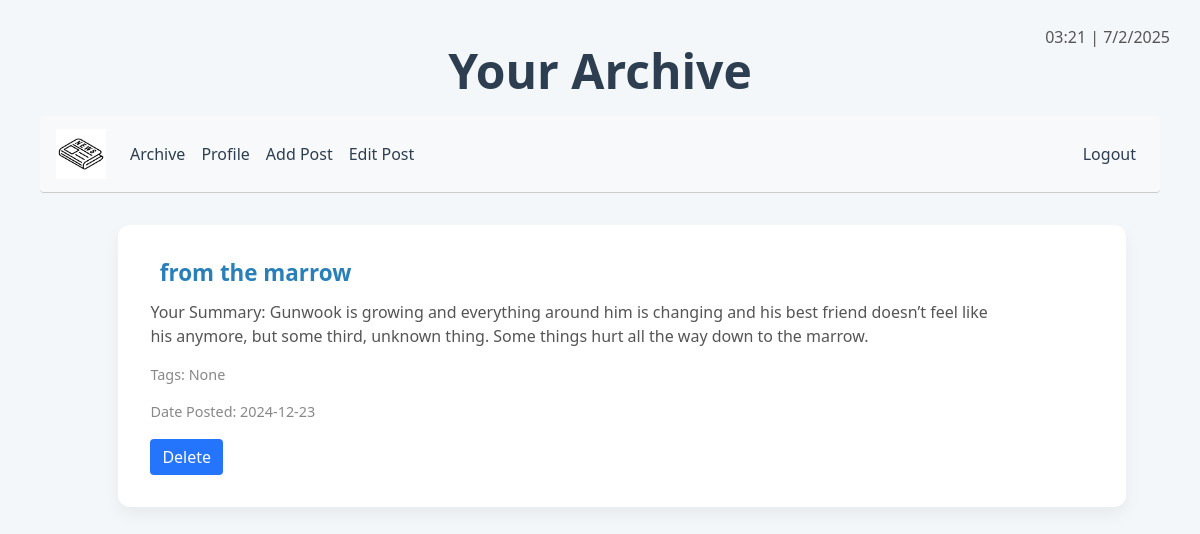
The app's page /pages/ (signed in), older data.
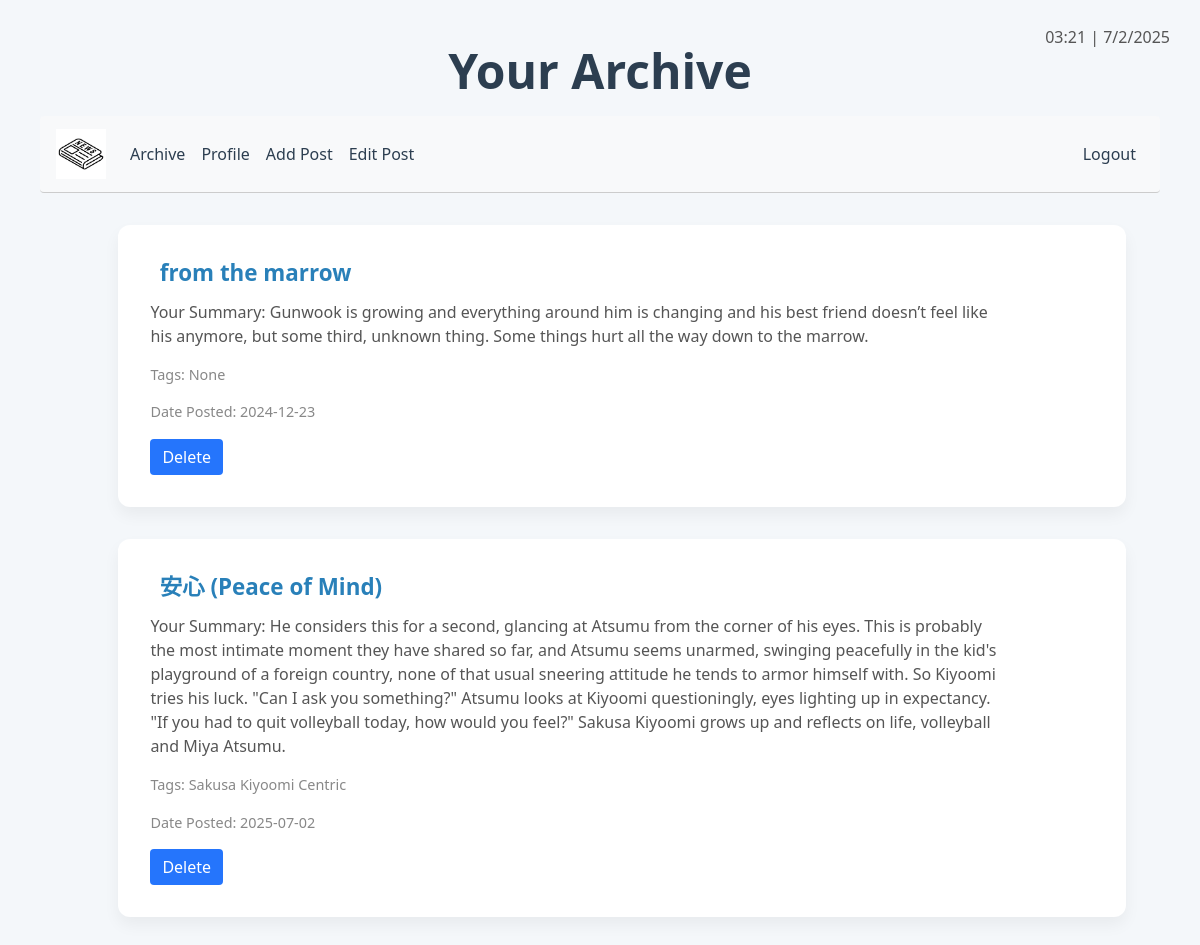
The same page, newer data.
### tables this page shows
CREATE TABLE BlogPosts (
        "PostId" integer primary key autoincrement,
        "UserID" integer,
        "Title" Text,
        "Author" Text,
        "Content" Text,
        "Permalink" Text,
        "Tags" Text,
        "published_on" date
    );

### pages.py (the view)
@pages_bp.route("/home")
@pages_bp.route("/")
def home():
    if session.get("logged_in"):
        posts = get_user_posts(session["user_id"])
        session["PostId"] = None
        return render_template('index.html', posts=posts, id=session["user_id"])
    else:
        return redirect(url_for('auth.login_page'))

### connection.py (called while the page is built)
def get_db():
    connection = g.get('db', 'null')
    if connection == 'null':
        try:
            g.db = sqlite3.connect(db_file)
            g.db.row_factory = sqlite3.Row
            return g.db
        except Exception as ex:
            return False
    else:
        return connection

### fics.py (called while the page is built)
def get_user_posts(user_id):
    connection = get_db()
    sql = connection.cursor()
    data = sql.execute('''select * from BlogPosts where UserID=?''', [user_id])
    saved_posts = data.fetchall()
    return saved_posts

### templates/index.html (shortened to what this page needs)
<!DOCTYPE html>
<html lang="en">
<head>
  <link
    rel="stylesheet"
    href="https://cdn.jsdelivr.net/npm/bootstrap@4.4.1/dist/css/bootstrap.min.css"
  />
  <link rel="stylesheet" href="{{ url_for('static', filename='style.css') }}" />
</head>
<body>
  <main class="container">
    <div id="date"></div>
    <h1 class="title">Your Archive</h1>
    <nav class="navbar navbar-expand-lg navbar-light bg-light rounded">
      <a class="navbar-brand" href="#">
        <img src="{{ url_for('static', filename='images/newspaper.jpg') }}" width="50" height="50" alt="Logo" />
      </a>
      <div class="collapse navbar-collapse" id="navbarNav">
        <ul class="navbar-nav mr-auto">
          <li class="nav-item active">
            <a class="nav-link" href="{{ url_for('pages.home') }}">Archive</a>
          </li>
          <li class="nav-item active">
            <a class="nav-link" href="{{ url_for('pages.profile') }}">Profile</a>
          </li>
          <li class="nav-item active">
            <a class="nav-link" href="{{ url_for('pages.addpost') }}">Add Post</a>
          </li>
          <li class="nav-item active">
            <a class="nav-link" href="{{ url_for('pages.editpost') }}">Edit Post</a>
          </li>
        </ul>
        <ul class="navbar-nav ml-auto">
          <li class="nav-item">
            <a class="nav-link" href="{{ url_for('auth.logout') }}">Logout</a>
          </li>
        </ul>
      </div>
    </nav>
    {% macro render_tags(posts) %}
      <p class="post-meta">
        Tags: {{ posts.Tags if posts.Tags else 'None' }}
      </p>
    {% endmacro %}
    {% macro render_posts(posts) %}
      {% if posts.UserID == id %}
        <div id="posts" class="container">
          <a id="post_title" href="{{ posts.Permalink }}">{{ posts.Title }}</a>
          <p id="post_summary">Your Summary: {{ posts.Content }}</p>
          {{ render_tags(posts) }}
          <p class="post-meta">Date Posted: {{ posts.published_on }}</p>
          <form action="{{ url_for('pages.deletepost') }}" method="POST">
            <input class="btn btn-secondary" name="submit" type="submit" value="Delete">
          </form>
        </div>
      {% endif %}
    {% endmacro %}
    <ul class="list-unstyled">
      {% for post in posts %}
        {{ render_posts(post) }}
      {% endfor %}
    </ul>
  </main>
</body>
</html>

Row changes from the older to the newer data that the page shows:
added BlogPosts: Title "安心 (Peace of Mind)", Content "He considers this for a second, glancing at Atsumu from the corner of his eyes. This is probably the most intimate moment they have shared so far, and Atsumu seems unarmed, swinging peacefully in the kid's playground of a foreign country, none of that usual sneering attitude he tends to armor himself with. So Kiyoomi tries his luck. \"Can I ask you something?\" Atsumu looks at Kiyoomi questioningly, eyes lighting up in expectancy. \"If you had to quit volleyball today, how would you feel?\" Sakusa Kiyoomi grows up and reflects on life, volleyball and Miya Atsumu.", Tags "Sakusa Kiyoomi Centric", published_on "2025-07-02"
